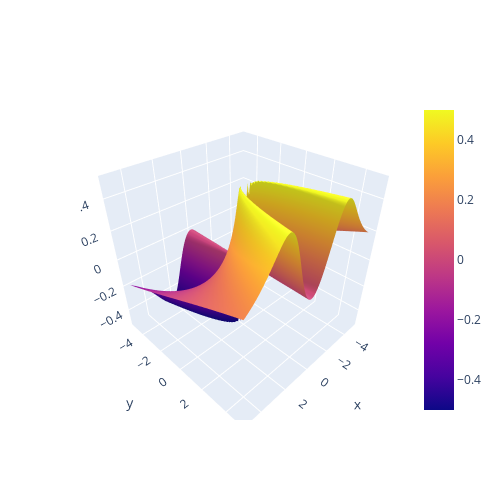

Notebook cell for this chart:
### Code cell
import plotly.graph_objects as go
import numpy as np

# Create data for the plot
x = np.linspace(-5, 5, 400)
y = np.linspace(-5, 5, 400)
X, Y = np.meshgrid(x, y)
Z = X**2*Y/(X**4 + Y**2)

# Create the 3D surface plot
fig = go.Figure(data=[go.Surface(z=Z, x=X, y=Y)])

fig.update_layout(
    width=500,
    height=500)

# Show the plot
fig.show()

### Figure 1 — Plotly figure (JSON) as saved in the notebook; plotly's stock layout.template omitted (floating-point values rounded to 4 significant figures; data arrays with more than 128 entries replaced by an {"elided": "..."} marker saying what was removed)
{"data": [{"type": "surface", "x": {"elided": "100x100 float values"}, "y": {"elided": "100x100 float values"}, "z": {"elided": "100x100 float values"}}], "layout": {"height": 500, "width": 500}}
